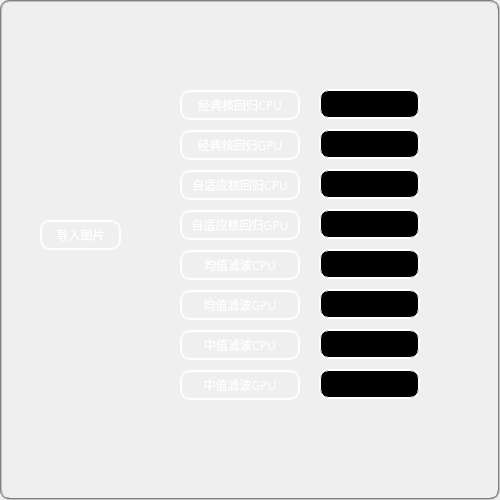
<?xml version="1.0" encoding="UTF-8"?>
<ui version="4.0">
 <class>oneClass</class>
 <widget class="QMainWindow" name="oneClass">
  <property name="geometry">
   <rect>
    <x>0</x>
    <y>0</y>
    <width>500</width>
    <height>500</height>
   </rect>
  </property>
  <property name="minimumSize">
   <size>
    <width>500</width>
    <height>500</height>
   </size>
  </property>
  <property name="maximumSize">
   <size>
    <width>500</width>
    <height>500</height>
   </size>
  </property>
  <property name="windowTitle">
   <string>one</string>
  </property>
  <property name="autoFillBackground">
   <bool>false</bool>
  </property>
  <property name="styleSheet">
   <string notr="true">border:2px groove gray;border-radius:10px;padding:2px 4px;
color: rgb(255, 255, 255);
background-image: url(:/new/picture/beauty2.jpg);
</string>
  </property>
  <widget class="QWidget" name="centralWidget">
   <widget class="QPushButton" name="btn_inp">
    <property name="geometry">
     <rect>
      <x>40</x>
      <y>220</y>
      <width>81</width>
      <height>30</height>
     </rect>
    </property>
    <property name="sizePolicy">
     <sizepolicy hsizetype="Minimum" vsizetype="Maximum">
      <horstretch>0</horstretch>
      <verstretch>0</verstretch>
     </sizepolicy>
    </property>
    <property name="minimumSize">
     <size>
      <width>0</width>
      <height>20</height>
     </size>
    </property>
    <property name="font">
     <font>
      <family>黑体</family>
     </font>
    </property>
    <property name="styleSheet">
     <string notr="true">border-color: rgb(255, 255, 255);</string>
    </property>
    <property name="text">
     <string>导入图片</string>
    </property>
   </widget>
   <widget class="QLabel" name="lbl_deb_8">
    <property name="geometry">
     <rect>
      <x>319</x>
      <y>369</y>
      <width>101</width>
      <height>30</height>
     </rect>
    </property>
    <property name="styleSheet">
     <string notr="true">background-color: rgb(181, 181, 181);
font: 9pt &quot;黑体&quot;;
border-color: rgb(255, 255, 255);
background-color: rgb(0, 0, 0);</string>
    </property>
    <property name="text">
     <string/>
    </property>
    <property name="alignment">
     <set>Qt::AlignCenter</set>
    </property>
   </widget>
   <widget class="QLabel" name="lbl_deb_4">
    <property name="geometry">
     <rect>
      <x>319</x>
      <y>209</y>
      <width>101</width>
      <height>30</height>
     </rect>
    </property>
    <property name="styleSheet">
     <string notr="true">background-color: rgb(181, 181, 181);
font: 9pt &quot;黑体&quot;;
border-color: rgb(255, 255, 255);
background-color: rgb(0, 0, 0);</string>
    </property>
    <property name="text">
     <string/>
    </property>
    <property name="alignment">
     <set>Qt::AlignCenter</set>
    </property>
   </widget>
   <widget class="QPushButton" name="btn_cla_7">
    <property name="geometry">
     <rect>
      <x>180</x>
      <y>330</y>
      <width>120</width>
      <height>30</height>
     </rect>
    </property>
    <property name="sizePolicy">
     <sizepolicy hsizetype="Fixed" vsizetype="Fixed">
      <horstretch>0</horstretch>
      <verstretch>0</verstretch>
     </sizepolicy>
    </property>
    <property name="font">
     <font>
      <family>黑体</family>
     </font>
    </property>
    <property name="styleSheet">
     <string notr="true">border-color: rgb(255, 255, 255);</string>
    </property>
    <property name="text">
     <string>中值滤波CPU</string>
    </property>
   </widget>
   <widget class="QPushButton" name="btn_cla_2">
    <property name="geometry">
     <rect>
      <x>180</x>
      <y>130</y>
      <width>120</width>
      <height>30</height>
     </rect>
    </property>
    <property name="sizePolicy">
     <sizepolicy hsizetype="Fixed" vsizetype="Fixed">
      <horstretch>0</horstretch>
      <verstretch>0</verstretch>
     </sizepolicy>
    </property>
    <property name="font">
     <font>
      <family>黑体</family>
     </font>
    </property>
    <property name="styleSheet">
     <string notr="true">border-color: rgb(255, 255, 255);</string>
    </property>
    <property name="text">
     <string>经典核回归GPU</string>
    </property>
   </widget>
   <widget class="QPushButton" name="btn_cla_8">
    <property name="geometry">
     <rect>
      <x>180</x>
      <y>370</y>
      <width>120</width>
      <height>30</height>
     </rect>
    </property>
    <property name="sizePolicy">
     <sizepolicy hsizetype="Fixed" vsizetype="Fixed">
      <horstretch>0</horstretch>
      <verstretch>0</verstretch>
     </sizepolicy>
    </property>
    <property name="font">
     <font>
      <family>黑体</family>
     </font>
    </property>
    <property name="styleSheet">
     <string notr="true">border-color: rgb(255, 255, 255);</string>
    </property>
    <property name="text">
     <string>中值滤波GPU</string>
    </property>
   </widget>
   <widget class="QLabel" name="lbl_deb_3">
    <property name="geometry">
     <rect>
      <x>319</x>
      <y>169</y>
      <width>101</width>
      <height>30</height>
     </rect>
    </property>
    <property name="styleSheet">
     <string notr="true">background-color: rgb(181, 181, 181);
font: 9pt &quot;黑体&quot;;
background-color: rgb(0, 0, 0);
border-color: rgb(255, 255, 255);</string>
    </property>
    <property name="text">
     <string/>
    </property>
    <property name="alignment">
     <set>Qt::AlignCenter</set>
    </property>
   </widget>
   <widget class="QLabel" name="lbl_deb_6">
    <property name="geometry">
     <rect>
      <x>319</x>
      <y>289</y>
      <width>101</width>
      <height>30</height>
     </rect>
    </property>
    <property name="styleSheet">
     <string notr="true">background-color: rgb(181, 181, 181);
font: 9pt &quot;黑体&quot;;
border-color: rgb(255, 255, 255);
background-color: rgb(0, 0, 0);</string>
    </property>
    <property name="text">
     <string/>
    </property>
    <property name="alignment">
     <set>Qt::AlignCenter</set>
    </property>
   </widget>
   <widget class="QPushButton" name="btn_cla_4">
    <property name="geometry">
     <rect>
      <x>180</x>
      <y>210</y>
      <width>120</width>
      <height>30</height>
     </rect>
    </property>
    <property name="sizePolicy">
     <sizepolicy hsizetype="Fixed" vsizetype="Fixed">
      <horstretch>0</horstretch>
      <verstretch>0</verstretch>
     </sizepolicy>
    </property>
    <property name="font">
     <font>
      <family>黑体</family>
     </font>
    </property>
    <property name="styleSheet">
     <string notr="true">border-color: rgb(255, 255, 255);</string>
    </property>
    <property name="text">
     <string>自适应核回归GPU</string>
    </property>
   </widget>
   <widget class="QPushButton" name="btn_cla_3">
    <property name="geometry">
     <rect>
      <x>180</x>
      <y>170</y>
      <width>120</width>
      <height>30</height>
     </rect>
    </property>
    <property name="sizePolicy">
     <sizepolicy hsizetype="Fixed" vsizetype="Fixed">
      <horstretch>0</horstretch>
      <verstretch>0</verstretch>
     </sizepolicy>
    </property>
    <property name="font">
     <font>
      <family>黑体</family>
     </font>
    </property>
    <property name="styleSheet">
     <string notr="true">border-color: rgb(255, 255, 255);</string>
    </property>
    <property name="text">
     <string>自适应核回归CPU</string>
    </property>
   </widget>
   <widget class="QLabel" name="lbl_deb_5">
    <property name="geometry">
     <rect>
      <x>319</x>
      <y>249</y>
      <width>101</width>
      <height>30</height>
     </rect>
    </property>
    <property name="styleSheet">
     <string notr="true">background-color: rgb(181, 181, 181);
font: 9pt &quot;黑体&quot;;
background-color: rgb(0, 0, 0);
border-color: rgb(255, 255, 255);</string>
    </property>
    <property name="text">
     <string/>
    </property>
    <property name="alignment">
     <set>Qt::AlignCenter</set>
    </property>
   </widget>
   <widget class="QPushButton" name="btn_cla_5">
    <property name="geometry">
     <rect>
      <x>180</x>
      <y>250</y>
      <width>120</width>
      <height>30</height>
     </rect>
    </property>
    <property name="sizePolicy">
     <sizepolicy hsizetype="Fixed" vsizetype="Fixed">
      <horstretch>0</horstretch>
      <verstretch>0</verstretch>
     </sizepolicy>
    </property>
    <property name="font">
     <font>
      <family>黑体</family>
     </font>
    </property>
    <property name="styleSheet">
     <string notr="true">border-color: rgb(255, 255, 255);</string>
    </property>
    <property name="text">
     <string>均值滤波CPU</string>
    </property>
   </widget>
   <widget class="QPushButton" name="btn_cla_6">
    <property name="geometry">
     <rect>
      <x>180</x>
      <y>290</y>
      <width>120</width>
      <height>30</height>
     </rect>
    </property>
    <property name="sizePolicy">
     <sizepolicy hsizetype="Fixed" vsizetype="Fixed">
      <horstretch>0</horstretch>
      <verstretch>0</verstretch>
     </sizepolicy>
    </property>
    <property name="font">
     <font>
      <family>黑体</family>
     </font>
    </property>
    <property name="styleSheet">
     <string notr="true">border-color: rgb(255, 255, 255);</string>
    </property>
    <property name="text">
     <string>均值滤波GPU</string>
    </property>
   </widget>
   <widget class="QLabel" name="lbl_deb_2">
    <property name="geometry">
     <rect>
      <x>319</x>
      <y>129</y>
      <width>101</width>
      <height>30</height>
     </rect>
    </property>
    <property name="styleSheet">
     <string notr="true">background-color: rgb(181, 181, 181);
background-color: rgb(0, 0, 0);
font: 9pt &quot;黑体&quot;;
border-color: rgb(255, 255, 255);</string>
    </property>
    <property name="text">
     <string/>
    </property>
    <property name="alignment">
     <set>Qt::AlignCenter</set>
    </property>
   </widget>
   <widget class="QLabel" name="lbl_deb_7">
    <property name="geometry">
     <rect>
      <x>319</x>
      <y>329</y>
      <width>101</width>
      <height>30</height>
     </rect>
    </property>
    <property name="styleSheet">
     <string notr="true">background-color: rgb(181, 181, 181);
font: 9pt &quot;黑体&quot;;
border-color: rgb(255, 255, 255);
background-color: rgb(0, 0, 0);</string>
    </property>
    <property name="text">
     <string/>
    </property>
    <property name="alignment">
     <set>Qt::AlignCenter</set>
    </property>
   </widget>
   <widget class="QPushButton" name="btn_cla">
    <property name="geometry">
     <rect>
      <x>180</x>
      <y>90</y>
      <width>120</width>
      <height>30</height>
     </rect>
    </property>
    <property name="sizePolicy">
     <sizepolicy hsizetype="Fixed" vsizetype="Fixed">
      <horstretch>0</horstretch>
      <verstretch>0</verstretch>
     </sizepolicy>
    </property>
    <property name="font">
     <font>
      <family>黑体</family>
      <weight>50</weight>
      <italic>false</italic>
      <bold>false</bold>
     </font>
    </property>
    <property name="styleSheet">
     <string notr="true">border-color: rgb(255, 255, 255);</string>
    </property>
    <property name="text">
     <string>经典核回归CPU</string>
    </property>
   </widget>
   <widget class="QLabel" name="lbl_deb">
    <property name="geometry">
     <rect>
      <x>319</x>
      <y>89</y>
      <width>101</width>
      <height>30</height>
     </rect>
    </property>
    <property name="sizePolicy">
     <sizepolicy hsizetype="Fixed" vsizetype="Fixed">
      <horstretch>0</horstretch>
      <verstretch>0</verstretch>
     </sizepolicy>
    </property>
    <property name="styleSheet">
     <string notr="true">background-color: rgb(181, 181, 181);
background-color: rgb(0, 0, 0);
font: 9pt &quot;黑体&quot;;
border-bottom-color: rgb(0, 0, 0);
border-color: rgb(255, 255, 255);</string>
    </property>
    <property name="text">
     <string/>
    </property>
    <property name="alignment">
     <set>Qt::AlignCenter</set>
    </property>
   </widget>
   <zorder>lbl_deb_8</zorder>
   <zorder>lbl_deb_4</zorder>
   <zorder>btn_cla_7</zorder>
   <zorder>btn_cla_2</zorder>
   <zorder>btn_cla_8</zorder>
   <zorder>lbl_deb_3</zorder>
   <zorder>lbl_deb_6</zorder>
   <zorder>btn_cla_4</zorder>
   <zorder>btn_cla_3</zorder>
   <zorder>lbl_deb_5</zorder>
   <zorder>btn_cla_5</zorder>
   <zorder>btn_cla_6</zorder>
   <zorder>lbl_deb_2</zorder>
   <zorder>lbl_deb_7</zorder>
   <zorder>lbl_deb</zorder>
   <zorder>btn_inp</zorder>
   <zorder>btn_cla</zorder>
  </widget>
 </widget>
 <layoutdefault spacing="6" margin="11"/>
 <resources>
  <include location="one.qrc"/>
 </resources>
 <connections/>
</ui>
